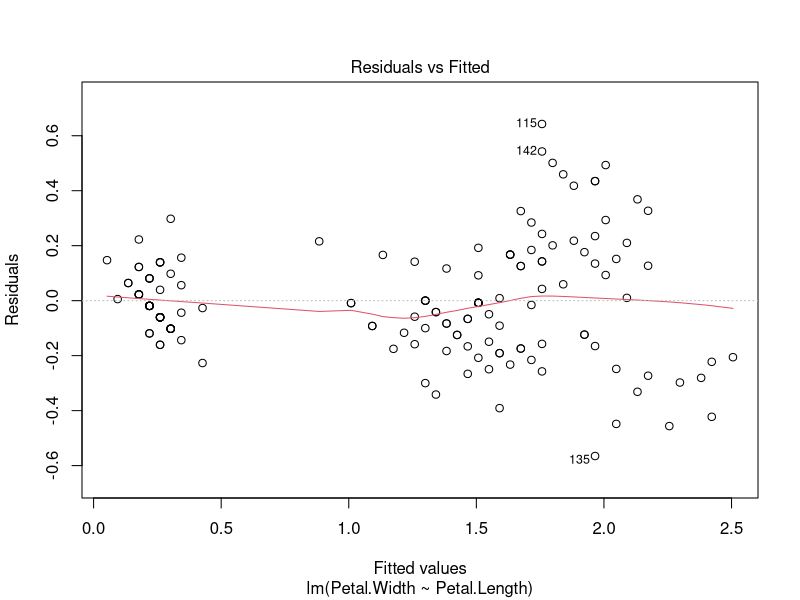
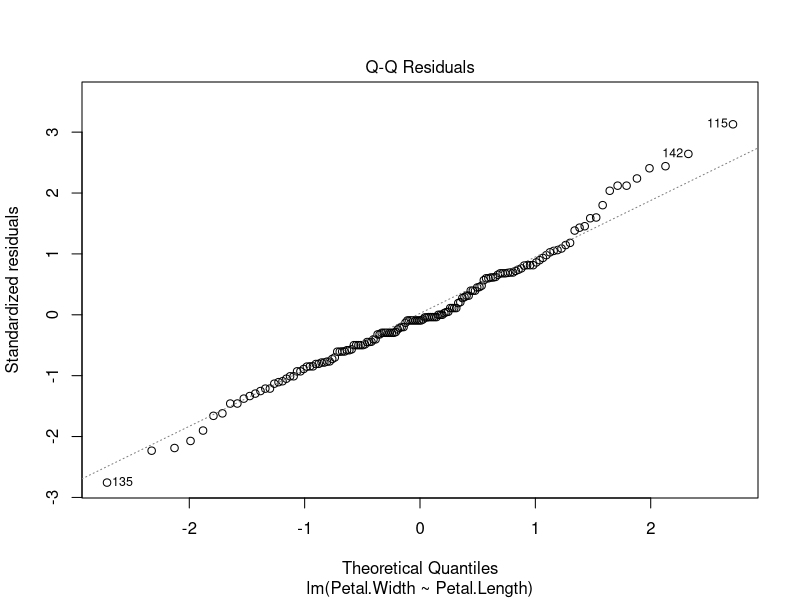
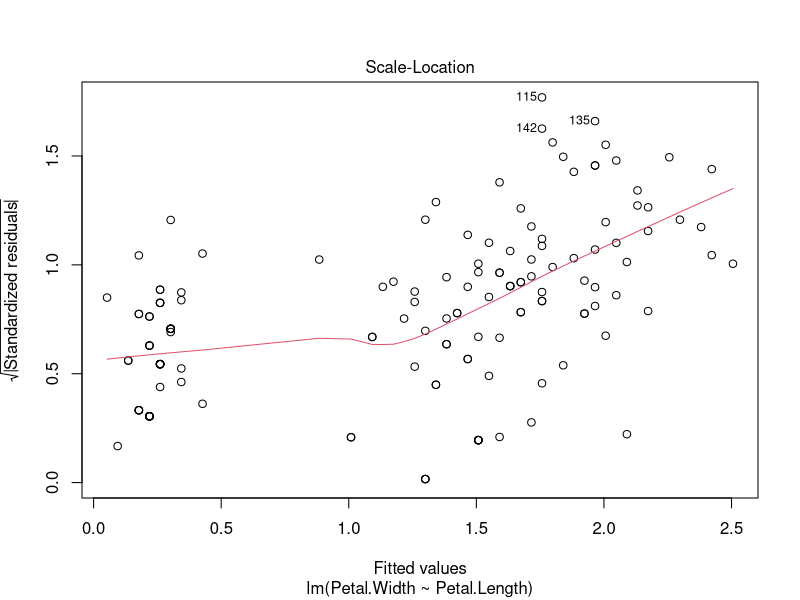
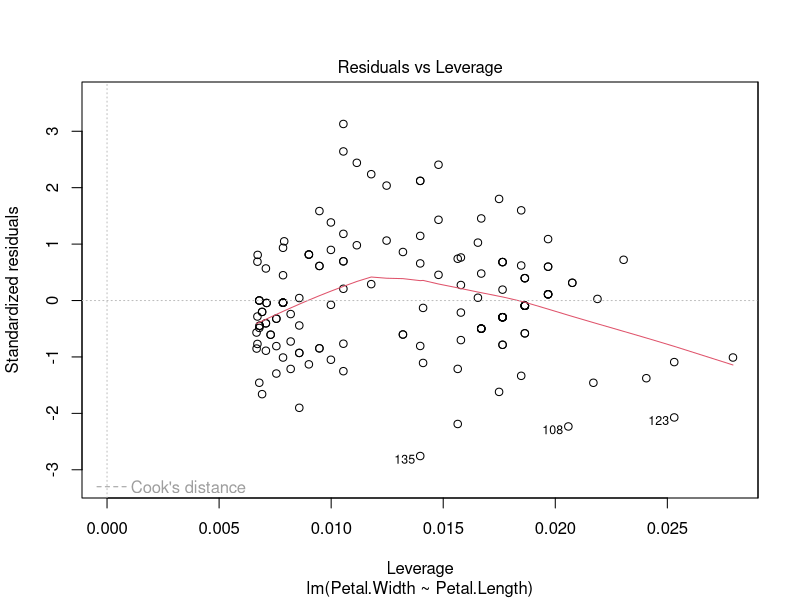
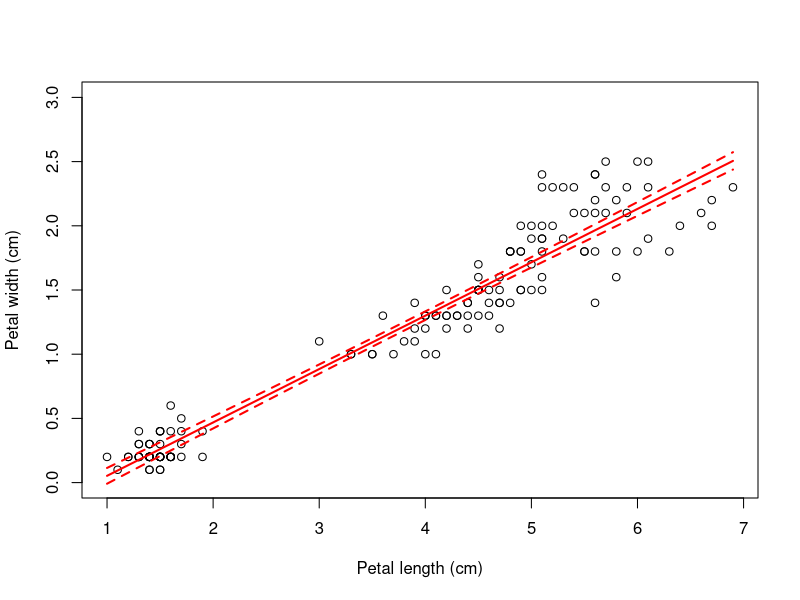
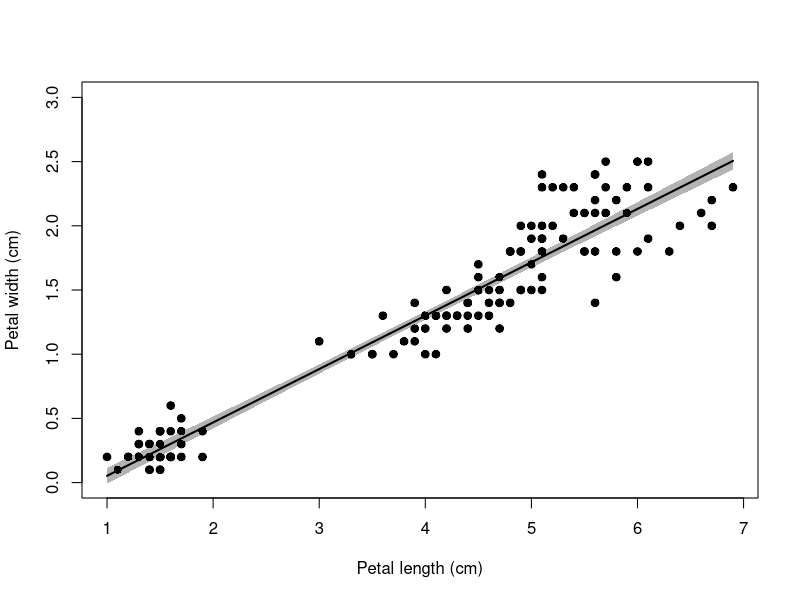
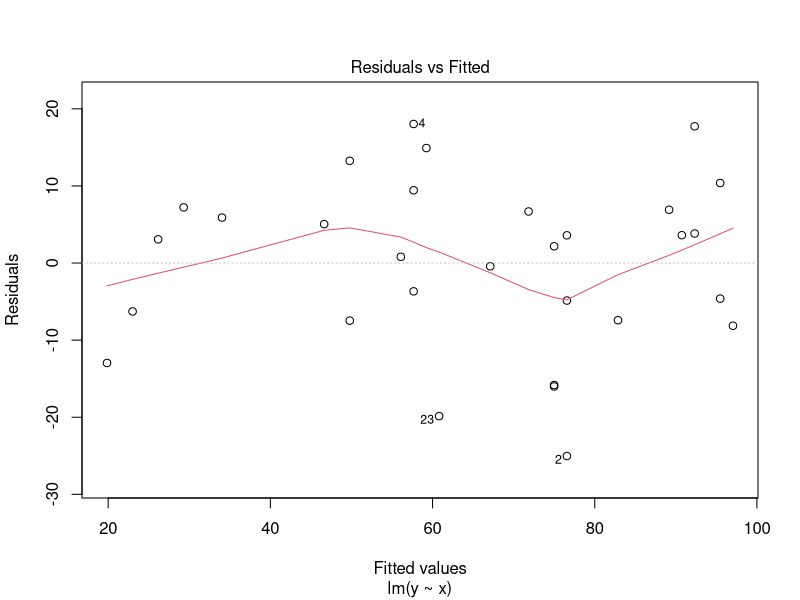
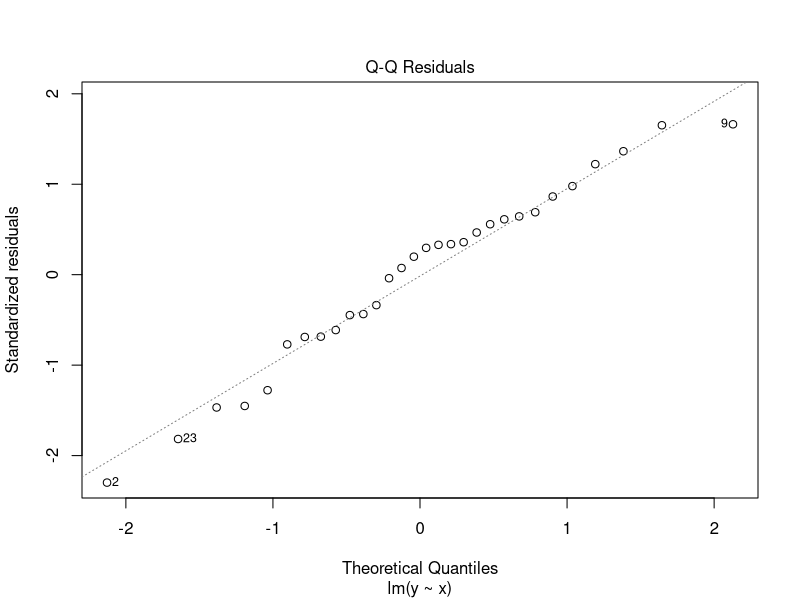

The R source for these figures, in order:
## ---- chunk 1
mod1 <- lm(iris$Petal.Width~iris$Petal.Length)
## ---- chunk 2
mod1 <- lm(Petal.Width~Petal.Length, data=iris) 
## ---- chunk 3
str(mod1)
## ---- chunk 4
summary(mod1)
str(summary(mod1))
summary(mod1)$coefficients

# alternatively:
mod1.sum <- summary(mod1)
mod1.sum$coefficients
## ---- chunk 5
plot(mod1)
## ---- chunk 6
# number of points for prediction
new.n <- 100

# x values for prediction
newx <- seq(min(iris$Petal.Length), 
            max(iris$Petal.Length),
            length=new.n)

# put new X values in data frame
newdat <- data.frame(Petal.Length=newx)

# calculate prediction and 95% CI
pred <- predict(mod1, newdata=data.frame(newdat),
    se.fit=TRUE)
mm <- qnorm(0.5, pred$fit, pred$se.fit)
lo <- qnorm(0.025, pred$fit, pred$se.fit)
up <- qnorm(0.975, pred$fit, pred$se.fit)

# make plot with lines for prediction and CI
plot(iris$Petal.Length, iris$Petal.Width, 
     ylim=c(0, 3),
     xlab="Petal length (cm)",
     ylab="Petal width (cm)")
points(newx, lo, type="l", col="red", lty=2, lwd=2)
points(newx, up, type="l", col="red", lty=2, lwd=2)
points(newx, mm, type="l", lwd=2, col="red")
## ---- chunk 7
# alternative version: use shaded area for 95% CI
# note that polygon() goes first
plot(iris$Petal.Length, iris$Petal.Width,
     ylim=c(0, 3),
     xlab="Petal length (cm)",
     ylab="Petal width (cm)")
polygon(x=c(newx, rev(newx)),
        y=c(lo, rev(up)), 
        border=NA, col="grey70")
points(newx, mm, type="l", lwd=2)
points(iris$Petal.Length, iris$Petal.Width, pch=16, cex=1.1)
## ---- chunk 8
mod2 <- lm(Petal.Length~Sepal.Length+Sepal.Width, data=iris)
summary(mod2)
## ---- chunk 9
mod3 <- lm(Petal.Length~Species, data=iris)
summary(mod3)
## ---- chunk 10
# anova table:
anova(mod3)
## ---- chunk 11
# post-hoc test (Tukey):
TukeyHSD(aov(mod3))
## ---- chunk 12
mod4 <- lm(Petal.Length~Sepal.Length+Species, data=iris)
summary(mod4)
## ---- chunk 13
anova(mod4)
TukeyHSD(aov(mod4))
## ---- chunk 14
f1 <- formula("Petal.Length~Sepal.Length*Species")
mod5 <- lm(f1, data=iris)
summary(mod5)
## ---- chunk 15
anova(mod5)
## ---- chunk 16
# simulate some random data
set.seed(123)
n <- 20
x <- runif(n, 0, 20)
y <- 2.3 * x + rnorm(n, 0, 3)

# full model with intercept and slope:
mod7a <- lm(y~x)
summary(mod7a)

# model with slope only (i.e., no intercept)
mod7b <- lm(y~0+x)
summary(mod7b)
## ---- chunk 17
mod8 <- lm(Petal.Width~1,data=iris)	
summary(mod8)
## ---- chunk 18
mod10 <- lm(rank(Petal.Width)~rank(Petal.Length), data=iris)
summary(mod10)

# better: transform in place:
iris2 <- iris
iris2$pw.rank <- rank(iris2$Petal.Width)
iris2$pl.rank <- rank(iris2$Petal.Length)
mod10 <- lm(pw.rank~pl.rank, data=iris2)
summary(mod10)
## ---- chunk 19
# simulate the data
set.seed(42)
n <- 30
x <- sample(1:50, n, replace=TRUE)
beta0 <- 30
beta1 <- 1.3
sigma <- 10
y <- rnorm(n, beta0 + beta1 * x, sigma)
dat <- data.frame(x=x, y=y)

# fit the model (analysis workflow starts here!)
mod <- lm(y~x, data=dat)

# examine the results
summary(mod)
## ---- chunk 20
summary(mod)$coefficients
## ---- chunk 21
plot(mod)
## ---- chunk 22
# new data for prediction
px <- seq(min(x), max(x), length=50)

# prediction with expected mean and SE of Y
pred <- predict(mod, newdata=data.frame(x=px), se.fit=TRUE)
## ---- chunk 23
# predicted mean and 95% CI
y.mn <- pred$fit
y.lo <- qnorm(0.025, pred$fit, pred$se.fit)
y.up <- qnorm(0.975, pred$fit, pred$se.fit)
## ---- chunk 24
par(mfrow=c(1,1), mar=c(5.1, 5.1, 1.1, 1.1),
    bty="n", lend=1,
    las=1, cex.axis=1.2, cex.lab=1.2)
plot(dat$x, dat$y, type="n", ylim=c(0, 120),
     xlab="X", ylab="Y")
points(px, y.lo, type="l", lwd=2, lty=2) 
points(px, y.up, type="l", lwd=2, lty=2) 
points(px, y.mn, type="l", lwd=2)
points(dat$x, dat$y, pch=16, cex=1.2)
## ---- chunk 25
par(mfrow=c(1,1), mar=c(5.1, 5.1, 1.1, 1.1), 
    bty="n", lend=1, las=1, cex.axis=1.2, cex.lab=1.2)
plot(dat$x, dat$y, type="n",
     ylim=c(0, 120),
     xlab="X", ylab="Y")
polygon(x=c(px, rev(px)), 
        y=c(y.lo, rev(y.up)),
        border=NA, col="grey80")
points(px, y.mn, type="l", lwd=2)
points(dat$x, dat$y, pch=16, cex=1.2)
## ---- chunk 26
pred2 <- predict(mod, newdata=data.frame(x=px),
    se.fit=TRUE,
    interval="prediction")
y.lo2 <- pred2$fit[,"lwr"]
y.up2 <- pred2$fit[,"upr"]

par(mfrow=c(1,2), mar=c(5.1, 5.1, 1.1, 1.1), bty="n",
    lend=1, las=1, cex.axis=1.2, cex.lab=1.2)

# plot 1: CI
plot(dat$x, dat$y, type="n", ylim=c(0, 120),
     xlab="X", ylab="Y",
	 main="Confidence interval")
polygon(x=c(px, rev(px)), 
        y=c(y.lo, rev(y.up)),
        border=NA, col="grey80")
points(px, y.mn, type="l", lwd=2)
points(dat$x, dat$y, pch=16, cex=1.2)

# plot 2: PI
plot(dat$x, dat$y, type="n", ylim=c(0, 120),
     xlab="X", ylab="Y",
	 main="Prediction interval")
polygon(x=c(px, rev(px)),
        y=c(y.lo2, rev(y.up2)),
        border=NA, col="grey80")
points(px, y.mn, type="l", lwd=2)
points(dat$x, dat$y, pch=16, cex=1.2)
